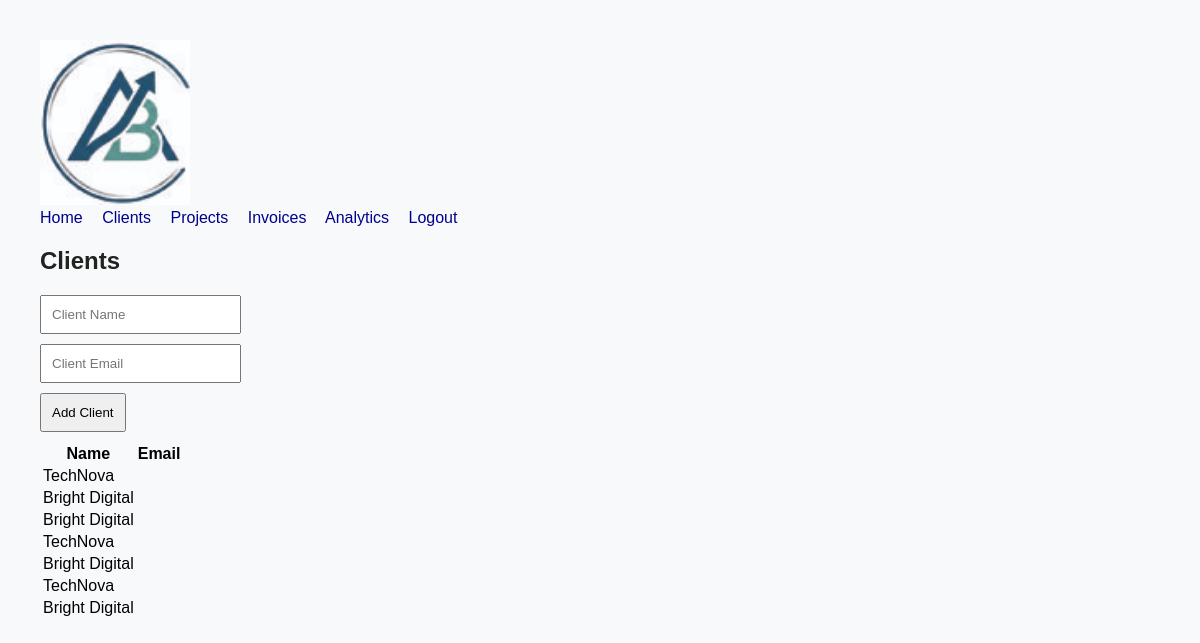
The page /clients (signed in) on the database its author committed.
### tables this page shows
CREATE TABLE clients (
id INTEGER PRIMARY KEY AUTOINCREMENT,
name TEXT NOT NULL
);

### app.py (the view, shortened to what this page needs)
@app.route("/clients", methods=["GET", "POST"])
@login_required
def clients():
    clients = db.execute("SELECT * FROM clients")
    return render_template("clients.html", clients=clients)

### app.py (called while the page is built)
def login_required(f):
    @wraps(f)
    def decorated_function(*args, **kwargs):
        if session.get("user_id") is None:
            return redirect("/login")
        return f(*args, **kwargs)
    return decorated_function

### templates/clients.html
{% extends "layout.html" %} {% block body %}
<div class="container mt-4">
  <h2>Clients</h2>
  <form action="/clients" method="post" class="mb-4">
    <div class="mb-3">
      <input
        type="text"
        name="name"
        class="form-control"
        placeholder="Client Name"
        required
      />
    </div>
    <div class="mb-3">
      <input
        type="email"
        name="email"
        class="form-control"
        placeholder="Client Email"
      />
    </div>
    <button class="btn btn-primary" type="submit">Add Client</button>
  </form>
  <table class="table table-bordered">
    <thead>
      <tr>
        <th>Name</th>
        <th>Email</th>
      </tr>
    </thead>
    <tbody>
      {% for client in clients %}
      <tr>
        <td>{{ client.name }}</td>
        <td>{{ client.email }}</td>
      </tr>
      {% endfor %}
    </tbody>
  </table>
</div>
{% endblock %}

### static/styles.css (style rules this page uses)
body { font-family: Arial; margin: 40px; background: #f8f9fa; }
h1, h2 { color: #222; }
input, button { display: block; margin: 10px 0; padding: 10px; }

### rows shown on the page
clients: name "TechNova"
clients: name "Bright Digital"
clients: name "Bright Digital"
clients: name "TechNova"
clients: name "Bright Digital"
clients: name "TechNova"
clients: name "Bright Digital"
